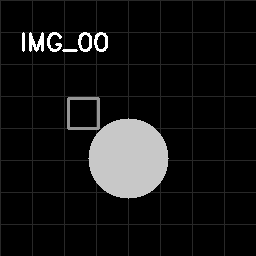
#> input picture dataset_sintetis_praktikum_2_Comvis/dataset/sintetis_000.png, 256 x 256 px; its folder holds only this picture in this run
$ jupyter execute --allow-errors 'Muchammad_Irsyaddul_In'"'"'am_G_211_24_0090_Transformasi_Citra.ipynb'
#> lines starting #> are read from the running program, lines starting #| are printed output that depends on the picture
[cell 1]
# ======================================================================
# 1. Import & Konfigurasi
# ======================================================================
import os
import glob
import numpy as np
import cv2                      # hanya dipakai untuk membaca/menyimpan file & konversi grayscale
import matplotlib.pyplot as plt

DATASET_DIR = "dataset"         # folder berisi citra input
OUTPUT_DIR  = "hasil"           # folder penyimpanan hasil
UKURAN_SERAGAM = (256, 256)     # (lebar, tinggi) -> semua citra disamakan ukurannya
MIN_CITRA = 20

os.makedirs(OUTPUT_DIR, exist_ok=True)

# ======================================================================
# 1b. Ambil Dataset dari Kaggle (opsional)
# ======================================================================
import shutil

PAKAI_KAGGLE = False
KAGGLE_SLUG  = "bastan/dogs-vs-cats-500"   # <-- Menggunakan dataset valid publik
JUMLAH_AMBIL = 25                       # ambil 25 citra (minimal tugas = 20)


# [16 lines left out: function salin_citra, not called in this run]


if PAKAI_KAGGLE and not glob.glob(os.path.join(DATASET_DIR, "*")):
    # pip install kagglehub   (jalankan sekali jika belum terpasang)
    import kagglehub
    path_unduhan = kagglehub.dataset_download(KAGGLE_SLUG)
    print("Dataset diunduh ke:", path_unduhan)
    salin_citra(path_unduhan, DATASET_DIR, JUMLAH_AMBIL)
else:
    print("Melewati unduhan Kaggle (folder dataset/ sudah terisi atau PAKAI_KAGGLE=False).")

# ======================================================================
# 2. Load Dataset & Konversi Grayscale
# ======================================================================
def load_dataset(folder, ukuran=UKURAN_SERAGAM, minimal=MIN_CITRA):
    """Membaca semua citra di folder, mengubah ke grayscale dan menyeragamkan ukurannya.
    Return: list nama file, list array grayscale (uint8)."""
#> called with folder = 'dataset', ukuran = (256, 256), minimal = 20
    ekstensi = ("*.jpg", "*.jpeg", "*.png", "*.bmp", "*.tif", "*.tiff", "*.webp")
    path_list = []
    for e in ekstensi:
        path_list += glob.glob(os.path.join(folder, e))
        path_list += glob.glob(os.path.join(folder, e.upper()))
    path_list = sorted(set(path_list))

    nama, citra = [], []
    for p in path_list:
        img = cv2.imread(p, cv2.IMREAD_COLOR)
#> img is the input picture: shape (256, 256, 3); min 0, max 255, mean 21.1
        if img is None:
            print("Gagal membaca:", p)
            continue
        gray = cv2.cvtColor(img, cv2.COLOR_BGR2GRAY)        # konversi ke grayscale
        gray = cv2.resize(gray, ukuran, interpolation=cv2.INTER_AREA)
        nama.append(os.path.basename(p))
        citra.append(gray)

    if len(citra) < minimal:
        raise ValueError(f"Citra di '{folder}' hanya {len(citra)}, minimal {minimal}.")
    print(f"Berhasil memuat {len(citra)} citra, ukuran seragam {ukuran}, mode grayscale.")
    return nama, citra


#> (the rest of this cell did not finish here and is left out)

[cell 2]
import os
import numpy as np
import cv2

# Pastikan folder dataset dibuat
DATASET_DIR = "dataset"
os.makedirs(DATASET_DIR, exist_ok=True)

def buat_dataset_sintetis(folder, jumlah=25, ukuran=(256, 256)):
#> called with folder = 'dataset', jumlah = 25, ukuran = (256, 256)
    print(f"Membuat {jumlah} citra sintetis di folder '{folder}'...")
    for i in range(jumlah):
        # Buat background hitam
        img = np.zeros((ukuran[1], ukuran[0], 3), dtype=np.uint8)

        # Berikan pola grid latar belakang abu-abu tipis
        for x in range(0, ukuran[0], 32):
            cv2.line(img, (x, 0), (x, ukuran[1]), (40, 40, 40), 1)
        for y in range(0, ukuran[1], 32):
            cv2.line(img, (0, y), (ukuran[0], y), (40, 40, 40), 1)

        # Gambar variasi pola geometris berdasarkan indeks gambar
        pusat_x = ukuran[0] // 2 + int(30 * np.sin(i * 0.8))
        pusat_y = ukuran[1] // 2 + int(30 * np.cos(i * 0.8))

        # 1. Gambar lingkaran di tengah
        cv2.circle(img, (pusat_x, pusat_y), 40 + (i % 5) * 5, (200, 200, 200), -1)

        # 2. Gambar persegi panjang kecil di sekitarnya
        cv2.rectangle(img, (pusat_x - 60, pusat_y - 60), (pusat_x - 30, pusat_y - 30), (150, 150, 150), 2)

        # 3. Tulis teks nomor indeks gambar
        cv2.putText(img, f"IMG_{i:02d}", (20, 50), cv2.FONT_HERSHEY_SIMPLEX, 0.8, (255, 255, 255), 2)

        # Simpan gambar
        filename = os.path.join(folder, f"sintetis_{i:03d}.png")
        cv2.imwrite(filename, img)
#> this loop made 25 passes
#> pass 2, in buat_dataset_sintetis, `cv2.imwrite(filename, img)`:
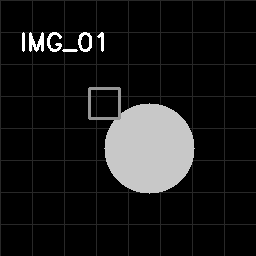
#> saved as sintetis_001.png: shape (256, 256, 3); min 0, max 255, mean 24.8
#> after the loop:
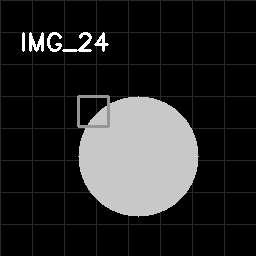
#> img: shape (256, 256, 3); min 0, max 255, mean 39.5

    print("Berhasil membuat dataset sintetis!")

buat_dataset_sintetis(DATASET_DIR)
